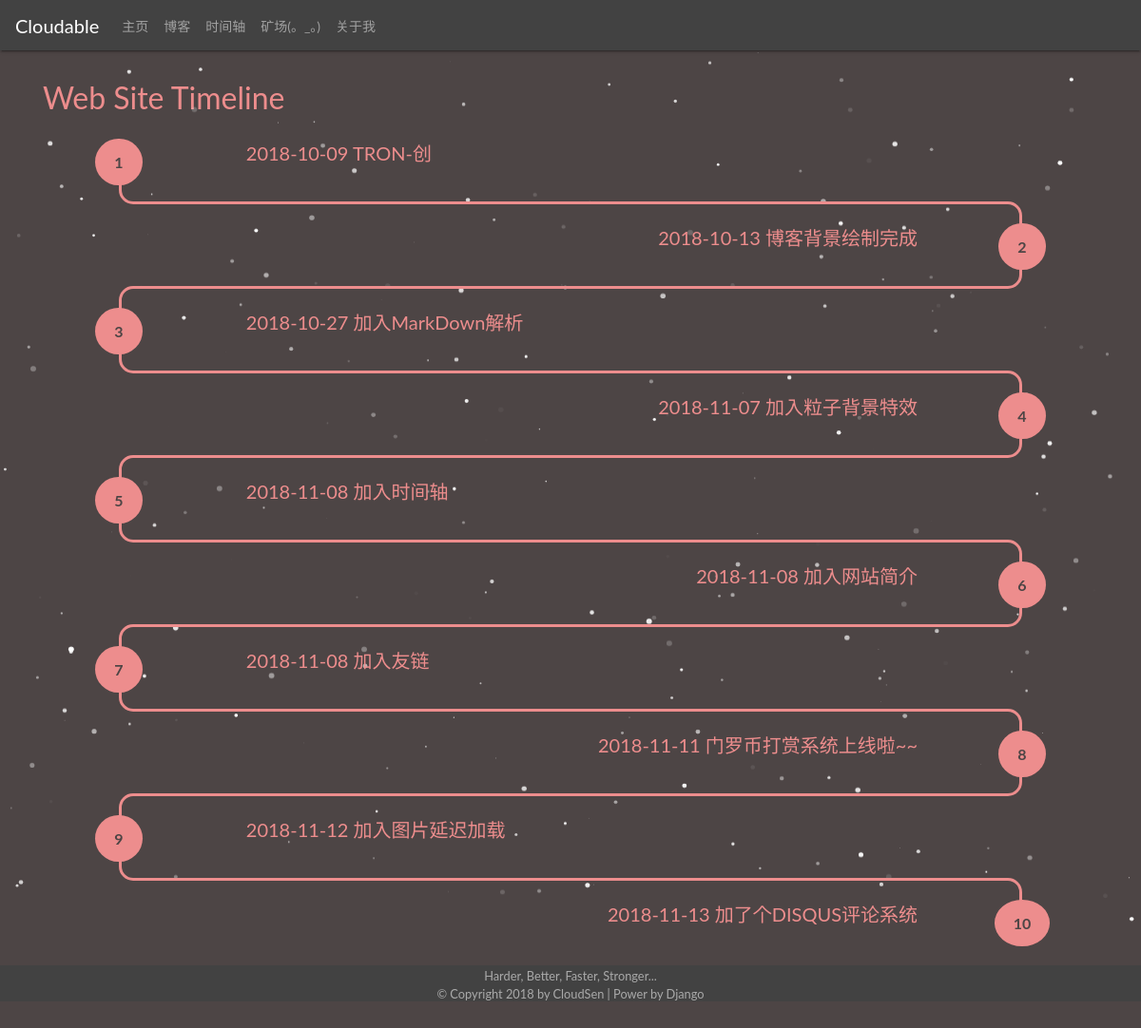
The app's page /cloudsen_blog/timeline/site-timeline/ with its own data.
### cloudsen_blog/models.py (models this page shows, shortened)
class SiteTimeLine(models.Model):
    title = models.CharField(max_length=30)
    content = MarkdownxField()
    create_time = models.DateTimeField()
    update_time = models.DateTimeField(auto_now=True)
    is_deleted = models.BooleanField(default=False)
    @property
    def formatted_markdown(self):
        return markdownify(self.content)

### cloudsen_blog/views.py (the view)
# urls.py: path('timeline/site-timeline/', views.go_site_timeline_page, name='go_site_timeline'),
def go_site_timeline_page(request: HttpRequest):
    timelines = list_all_site_timeline()
    context = {'timelines': timelines}
    return render(request, 'cloudsen_blog/timeline/site-timeline.html', context)

### cloudsen_blog/views.py (called while the page is built)
def list_all_site_timeline():
    return models.SiteTimeLine.objects.filter(is_deleted=False).order_by('create_time')

### cloudsen_blog/templates/cloudsen_blog/timeline/site-timeline.html (shortened to what this page needs)
{% extends 'cloudsen_blog/common-templates/base.html' %}
{% load staticfiles %}
{% block body %}
    <div class="container-fluid blue-bg">
        <div class="container">
            <h2 class="pb-3 pt-2">Web Site Timeline</h2>
            {% for timeline in timelines %}
                {% if forloop.counter|divisibleby:2 %}
                    <div class="row align-items-center justify-content-end how-it-works">
                        <div class="col-6 text-right">
                            <h5>
                                <i class="material-icons icon-normal">&#xE192;</i>
                                {{ timeline.create_time| date:'Y-m-d' }}
                                {{ timeline.title }}
                            </h5>
                        </div>
                        {% if forloop.counter != timelines.count %}
                            <div class="col-2 text-center full">
                                <div class="circle">{{ forloop.counter }}</div>
                            </div>
                        {% elif forloop.counter == timelines.count %}
                            <div class="col-2 text-center top-right">
                                <div class="circle">{{ forloop.counter }}</div>
                            </div>
                        {% endif %}
                    </div>
                    {% if forloop.counter != timelines.count %}
                        <div class="row timeline">
                            <div class="col-2">
                                <div class="corner right-bottom"></div>
                            </div>
                            <div class="col-8">
                                <hr/>
                            </div>
                            <div class="col-2">
                                <div class="corner top-left"></div>
                            </div>
                        </div>
                    {% endif %}
                {% else %}
                    <div class="row align-items-center how-it-works">
                        {% if forloop.first %}
                            <div class="col-2 text-center bottom">
                                <div class="circle">{{ forloop.counter }}</div>
                            </div>
                        {% elif forloop.counter != timelines.count %}
                            <div class="col-2 text-center full-left">
                                <div class="circle">{{ forloop.counter }}</div>
                            </div>
                        {% elif forloop.counter == timelines.count %}
                            <div class="col-2 text-center top">
                                <div class="circle">{{ forloop.counter }}</div>
                            </div>
                        {% endif %}
                        <div class="col-6">
                            <h5>
                                <i class="material-icons icon-normal">&#xE192;</i>
                                {{ timeline.create_time| date:'Y-m-d' }}
                                {{ timeline.title }}
                            </h5>
                        </div>
                    </div>
                    {% if forloop.counter != timelines.count %}
                        <div class="row timeline">
                            <div class="col-2">
                                <div class="corner top-right"></div>
                            </div>
                            <div class="col-8">
                                <hr/>
                            </div>
                            <div class="col-2">
                                <div class="corner left-bottom"></div>
                            </div>
                        </div>
                    {% endif %}
                {% endif %}
            {% endfor %}
        </div>
    </div>
{% endblock %}
{% block extension-of-header %}
    <link rel="stylesheet" href="{% static 'cloudsen_blog/css/site_timeline.css' %}"/>
{% endblock %}

### cloudsen_blog/static/cloudsen_blog/css/base.css (style rules this page uses)
html, body { font-family: 'Josefin Sans', -apple-system, BlinkMacSystemFont, "Helvetica Neue", "PingFang SC", "'Hiragino Sans GB", STHeiti, "Microsoft Yahei", "Source Han Sans SC", "Noto Sans CJK SC", "WenQuanYi Micro Hei", Arial, Verdana, sans-serif; height: 100%; padding: 0; margin: 0; }
body { display: flex; flex-direction: column; }
.icon-normal { vertical-align: middle; }

### cloudsen_blog/static/cloudsen_blog/css/site_timeline.css (style rules this page uses)
html, body { font: 100% "Lato", sans-serif; font-weight: lighter; height: 100%; background-color: #4D4545; }
.blue-bg { background-color: #4D4545; color: #ED8D8D; height: 100%; }
.circle { font-weight: bold; padding: 15px 20px; border-radius: 50%; background-color: #ED8D8D; color: #4D4545; max-height: 50px; z-index: 2; }
.how-it-works.row { display: flex; }
.how-it-works.row .col-2 { display: inline-flex; align-self: stretch; align-items: center; justify-content: center; }
.how-it-works.row .col-2::after { content: ""; position: absolute; border-left: 3px solid #ED8D8D; z-index: 1; }
.how-it-works.row .col-2.bottom::after { height: 50%; left: 50%; top: 50%; }
.how-it-works.row .col-2.full::after { height: 100%; left: calc(50% - 3px); }
.how-it-works.row .col-2.full-left::after { height: 100%; left: calc(50%); }
.how-it-works.row .col-2.top-right::after { height: 50%; left: calc(50% - 3px); top: 0; }
.timeline div { padding: 0; height: 40px; }
.timeline hr { border-top: 3px solid #ED8D8D; margin: 0; top: 17px; position: relative; }
.timeline .col-2 { display: flex; overflow: hidden; }
.timeline .corner { border: 3px solid #ED8D8D; width: 100%; position: relative; border-radius: 15px; }
.timeline .top-right { left: 50%; top: -50%; }
.timeline .left-bottom { left: -50%; top: calc(50% - 3px); }
.timeline .top-left { left: -50%; top: -50%; }
.timeline .right-bottom { left: 50%; top: calc(50% - 3px); }

### records on screen
SiteTimeLine: create_time "2018-10-09", title "TRON-创"
SiteTimeLine: create_time "2018-10-13", title "博客背景绘制完成"
SiteTimeLine: create_time "2018-10-27", title "加入MarkDown解析"
SiteTimeLine: create_time "2018-11-07", title "加入粒子背景特效"
SiteTimeLine: create_time "2018-11-08", title "加入时间轴"
SiteTimeLine: create_time "2018-11-08", title "加入网站简介"
SiteTimeLine: create_time "2018-11-08", title "加入友链"
SiteTimeLine: create_time "2018-11-11", title "门罗币打赏系统上线啦~~"
SiteTimeLine: create_time "2018-11-12", title "加入图片延迟加载"
SiteTimeLine: create_time "2018-11-13", title "加了个DISQUS评论系统"
